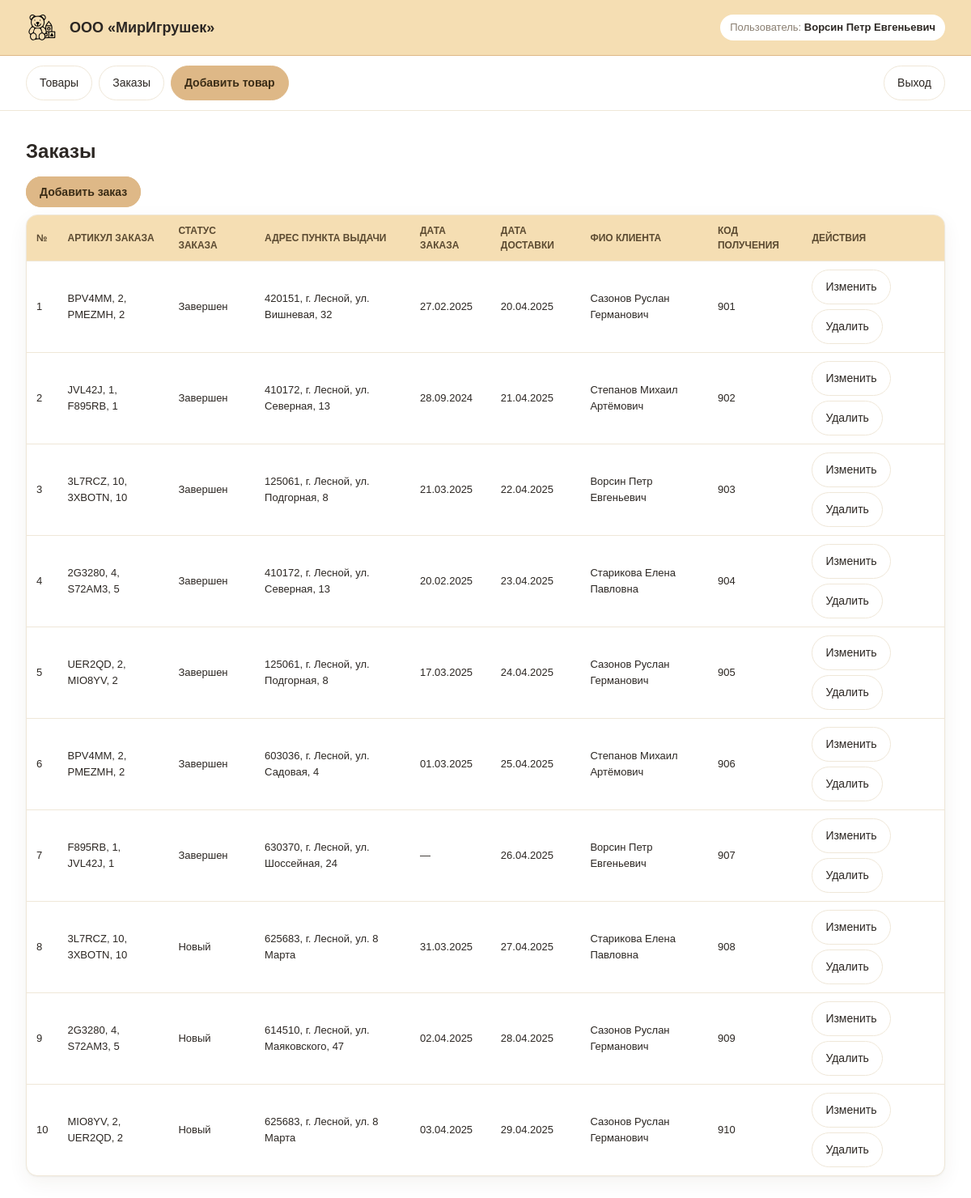
Screenshot of /frontend/orders.php (signed in) with the database file from the repository.
### tables this page shows
CREATE TABLE Orders (
    id INT AUTO_INCREMENT PRIMARY KEY,
    order_date DATE NULL,
    delivery_date DATE NULL,
    pickup_point_id INT NULL,
    client_user_id INT NULL,
    receive_code VARCHAR(20),
    status_id INT NOT NULL,
    CONSTRAINT fk_ord_point FOREIGN KEY (pickup_point_id) REFERENCES PickupPoints(id),
    CONSTRAINT fk_ord_client FOREIGN KEY (client_user_id) REFERENCES Users(id),
    CONSTRAINT fk_ord_status FOREIGN KEY (status_id) REFERENCES OrderStatuses(id)
);

CREATE TABLE OrderStatuses (
    id INT AUTO_INCREMENT PRIMARY KEY,
    name VARCHAR(50) NOT NULL UNIQUE
);

CREATE TABLE PickupPoints (
    id INT AUTO_INCREMENT PRIMARY KEY,
    address VARCHAR(255) NOT NULL
);

### web/api/session.php (called while the page is built, shortened)
<?php
function current_user(): ?array
{
    return $_SESSION['user'] ?? null;
}
function is_admin(): bool
{
    $user = current_user();
    return $user && (int)$user['role_id'] === 1;
}

### web/api/crud.php (called while the page is built, shortened)
<?php
function select($query)
{
    try {
        $result = $_SERVER['db']->query($query, MYSQLI_USE_RESULT);
        return $result->fetch_all(MYSQLI_ASSOC);
    } catch (Exception $err) {
        return ['status' => 'failed', 'message' => $err->getMessage()];
    }
}

### web/frontend/orders.php (the view, shortened to what this page needs)
<?php
require_once __DIR__ . '/common.php';
$orders = select(
    "SELECT o.id, o.order_date, o.delivery_date, o.receive_code,
            pp.address AS pickup,
            cp.full_name AS client,
            os.name AS status,
            GROUP_CONCAT(CONCAT(oi.product_article, ', ', oi.quantity) SEPARATOR ', ') AS items
     FROM Orders o
     LEFT JOIN PickupPoints pp ON pp.id = o.pickup_point_id
     LEFT JOIN Users cu ON cu.id = o.client_user_id
     LEFT JOIN Persons cp ON cp.id = cu.person_id
     JOIN OrderStatuses os ON os.id = o.status_id
     LEFT JOIN OrderItems oi ON oi.order_id = o.id
     GROUP BY o.id
     ORDER BY o.id"
);
?>
<?php if (is_admin()): ?>
    <p><a class="btn accent" href="/frontend/order_edit.php">Добавить заказ</a></p>
<?php endif; ?>
<table>
    <thead>
        <tr>
            <th>№</th>
            <th>Артикул заказа</th>
            <th>Статус заказа</th>
            <th>Адрес пункта выдачи</th>
            <th>Дата заказа</th>
            <th>Дата доставки</th>
            <th>ФИО клиента</th>
            <th>Код получения</th>
            <?php if (is_admin()): ?><th>Действия</th><?php endif; ?>
        </tr>
    </thead>
    <tbody>
    <?php foreach ($orders as $o): ?>
        <tr class="<?= is_admin() ? 'clickable' : '' ?>"
            <?php if (is_admin()): ?>
            onclick="if(!event.target.closest('a,button'))location.href='/frontend/order_edit.php?id=<?= (int)$o['id'] ?>'"
            <?php endif; ?>>
            <td><?= (int)$o['id'] ?></td>
            <td><?= htmlspecialchars($o['items'] ?? '') ?></td>
            <td><?= htmlspecialchars($o['status']) ?></td>
            <td><?= htmlspecialchars($o['pickup'] ?? '') ?></td>
            <td><?= $o['order_date'] ? htmlspecialchars(date('d.m.Y', strtotime($o['order_date']))) : '—' ?></td>
            <td><?= $o['delivery_date'] ? htmlspecialchars(date('d.m.Y', strtotime($o['delivery_date']))) : '—' ?></td>
            <td><?= htmlspecialchars($o['client'] ?? '') ?></td>
            <td><?= htmlspecialchars($o['receive_code'] ?? '') ?></td>
            <?php if (is_admin()): ?>
            <td class="actions" onclick="event.stopPropagation()">
                <a class="btn" href="/frontend/order_edit.php?id=<?= (int)$o['id'] ?>">Изменить</a>
                <a class="btn" href="/frontend/order_delete.php?id=<?= (int)$o['id'] ?>"
                   onclick="return confirm('Удалить заказ №<?= (int)$o['id'] ?>?')">Удалить</a>
            </td>
            <?php endif; ?>
        </tr>
    <?php endforeach; ?>
    </tbody>
</table>

### web/frontend/style.css (style rules this page uses)
:root { --bg: #FFFFFF; --secondary: #F5DEB3; --accent: #DEB887; --sale: #FFDEAD; --oos: #D6ECFF; --ink: #2c2723; --muted: #8a7f72; --line: #efe7d8; --radius: 14px; --radius-sm: 10px; --shadow: 0 1px 2px rgba(60, 45, 20, .05), 0 8px 24px rgba(60, 45, 20, .06); }
* { box-sizing: border-box; }
body { margin: 0; font-family: Arial, Helvetica, sans-serif; background: var(--bg); color: var(--ink); line-height: 1.5; }
a.btn, button.btn { font-family: inherit; font-size: 14px; text-decoration: none; color: var(--ink); background: #fff; border: 1px solid var(--line); padding: 10px 16px; border-radius: 999px; cursor: pointer; }
a.btn.accent, button.btn.accent { background: var(--accent); border-color: var(--accent); color: #3a2c16; font-weight: 700; }
table { border-collapse: separate; border-spacing: 0; width: 100%; background: #fff; border: 1px solid var(--line); border-radius: var(--radius); overflow: hidden; box-shadow: var(--shadow); }
th, td { padding: 10px 12px; text-align: left; font-size: 13px; border-bottom: 1px solid var(--line); vertical-align: middle; }
th { background: var(--secondary); color: #5b4a31; font-weight: 700; font-size: 12px; text-transform: uppercase; }
tr:last-child td { border-bottom: 0; }
tr.clickable { cursor: pointer; }
.actions { display: flex; gap: 6px; flex-wrap: wrap; }

### rows the page displays
orders: id "1", items "BPV4MM, 2, PMEZMH, 2", status.name "Завершен", pickup_point.address "420151, г. Лесной, ул. Вишневая, 32", order_date "27.02.2025", delivery_date "20.04.2025", client "Сазонов Руслан Германович", receive_code "901"
orders: id "2", items "JVL42J, 1, F895RB, 1", status.name "Завершен", pickup_point.address "410172, г. Лесной, ул. Северная, 13", order_date "28.09.2024", delivery_date "21.04.2025", client "Степанов Михаил Артёмович", receive_code "902"
orders: id "3", items "3L7RCZ, 10, 3XBOTN, 10", status.name "Завершен", pickup_point.address "125061, г. Лесной, ул. Подгорная, 8", order_date "21.03.2025", delivery_date "22.04.2025", client "Ворсин Петр Евгеньевич", receive_code "903"
orders: id "4", items "2G3280, 4, S72AM3, 5", status.name "Завершен", pickup_point.address "410172, г. Лесной, ул. Северная, 13", order_date "20.02.2025", delivery_date "23.04.2025", client "Старикова Елена Павловна", receive_code "904"
orders: id "5", items "UER2QD, 2, MIO8YV, 2", status.name "Завершен", pickup_point.address "125061, г. Лесной, ул. Подгорная, 8", order_date "17.03.2025", delivery_date "24.04.2025", client "Сазонов Руслан Германович", receive_code "905"
orders: id "6", items "BPV4MM, 2, PMEZMH, 2", status.name "Завершен", pickup_point.address "603036, г. Лесной, ул. Садовая, 4", order_date "01.03.2025", delivery_date "25.04.2025", client "Степанов Михаил Артёмович", receive_code "906"
orders: id "7", items "F895RB, 1, JVL42J, 1", status.name "Завершен", pickup_point.address "630370, г. Лесной, ул. Шоссейная, 24", delivery_date "26.04.2025", client "Ворсин Петр Евгеньевич", receive_code "907"
orders: id "8", items "3L7RCZ, 10, 3XBOTN, 10", status.name "Новый", pickup_point.address "625683, г. Лесной, ул. 8 Марта", order_date "31.03.2025", delivery_date "27.04.2025", client "Старикова Елена Павловна", receive_code "908"
orders: id "9", items "2G3280, 4, S72AM3, 5", status.name "Новый", pickup_point.address "614510, г. Лесной, ул. Маяковского, 47", order_date "02.04.2025", delivery_date "28.04.2025", client "Сазонов Руслан Германович", receive_code "909"
orders: id "10", items "MIO8YV, 2, UER2QD, 2", status.name "Новый", pickup_point.address "625683, г. Лесной, ул. 8 Марта", order_date "03.04.2025", delivery_date "29.04.2025", client "Сазонов Руслан Германович", receive_code "910"

### other values shown
$displayName "Ворсин Петр Евгеньевич"
$title "Заказы"
